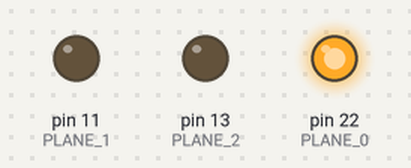
A sketch run on a simulated Arduino Mega 2560, built with avr-gcc and run on an emulated ATmega2560. Shown: output pins drawn as LEDs (lit = HIGH). Pins used as bus, display or sensor lines are not drawn.

Above: at 2.5 s.
At 6.0 s:
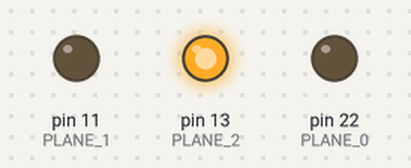
Timing chart, 0 to 11.4 s (numbered marks = the images above):
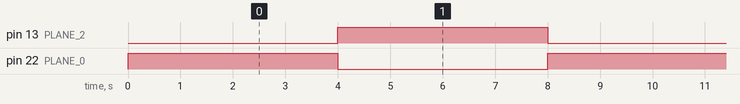

Measured:
- by itself, pin 13 (PLANE_2), pin 22 (PLANE_0): alternates HIGH for 4.0 s and LOW for 4.0 s

The sketch:

ee149_corners.ino
```cpp
#define ECHOPIN 10                            // Pin to receive echo pulse
#define TRIGPIN 9                            // Pin to send trigger pulse

struct linkedList {
  int col;
  struct linkedList *next;
};

/*
 * Column pins
*/
const int COL_0_0 = 12;
const int COL_1_0 = 19;
const int COL_2_0 = 16;
const int COL_0_1 = 21;
const int COL_1_1 = 18;
const int COL_2_1 = 15;
const int COL_0_2 = 20;
const int COL_1_2 = 17;
const int COL_2_2 = 14;
const int COL_INVALID = 99;
/*
 * Plane pins
*/

const int PLANE_0 = 22;
const int PLANE_1 = 11;
const int PLANE_2 = 13;
const int PLANE_INVALID = 99;
/*
 * Number of columns
*/
const int NUM_COLS = 9;
/*
 * Number of planes
*/
const int NUM_PLANES = 3;

/*
 * Currently ON plane
*/
int plane;
/*
 * Currently ON columns
*/
struct linkedList *cols = (struct linkedList*) malloc(sizeof(struct linkedList));

/*
 * Init pins to be outputs
*/
void setupPins() {
  pinMode(COL_0_0, OUTPUT);
  pinMode(COL_0_1, OUTPUT);
  pinMode(COL_0_2, OUTPUT);
  pinMode(COL_1_0, OUTPUT);
  pinMode(COL_1_1, OUTPUT);
  pinMode(COL_1_2, OUTPUT);
  pinMode(COL_2_0, OUTPUT);
  pinMode(COL_2_1, OUTPUT);
  pinMode(COL_2_2, OUTPUT);
  pinMode(PLANE_0, OUTPUT);
  pinMode(PLANE_1, OUTPUT);
  pinMode(PLANE_2, OUTPUT);

}

void setInvalid() {
  plane = PLANE_INVALID;
  cols->col = COL_INVALID;
  cols->next = NULL;
}

/*
 * Initialize to invalid
*/
void setup() {
  setupPins();
  setInvalid();
  // Turn the first corner ones
  plane = PLANE_0;
  cols->col = COL_0_0;
  turnOn();
  delay(1000);
}

void loopPins(int mode) {
  struct linkedList *myCols = cols;
  while(myCols) {
    digitalWrite(myCols->col, mode);
    myCols = myCols->next;
  }
}

void turnOff() {
  loopPins(LOW);
  digitalWrite(plane, LOW);
}

void turnOn() {
  loopPins(HIGH);
  digitalWrite(plane, HIGH);
}

// Alternates between each LED, one at a time
void verifyLeds() {
  turnOff();
  switch(cols->col) {
    case COL_0_0:
      cols->col = COL_1_0;
      break;
    case COL_1_0:
      cols->col = COL_2_0;
      break;
    case COL_2_0:
      cols->col = COL_0_1;
      break;
    case COL_0_1:
      cols->col = COL_1_1;
      break;
    case COL_1_1:
      cols->col = COL_2_1;
      break;
    case COL_2_1:
      cols->col = COL_0_1;
      break;
    case COL_0_2:
      cols->col = COL_1_2;
      break;
    case COL_1_2:
      cols->col = COL_2_2;
      break;
    case COL_2_2:
      cols->col = COL_0_0;
      switch(plane) {
        case PLANE_0:
          plane = PLANE_1;
          break;
        case PLANE_1:
          plane = PLANE_2;
          break;
        case PLANE_2:
          plane = PLANE_0;
          break;
      }
      break;
  }
  turnOn();
}

// Alternates between the bottom corners (one at a time),
// and the top corners.
void alternateCorner() {
  turnOff();
  switch(cols->col) {
    case COL_0_0:
      cols->col = COL_2_0;
      break;
    case COL_2_0:
      cols->col = COL_2_2;
      break;
    case COL_2_2:
      cols->col = COL_0_2;
      break;
    case COL_0_2:
      cols->col = COL_0_0;
      switch (plane) {
        case PLANE_0:
          plane = PLANE_2;
          break;
        case PLANE_2:
          plane = PLANE_0;
          break;
      }
      break;
  }
  turnOn();
}

void loop() {
  alternateCorner();
  //alternateCorner();
  // Wait a second
  delay(1000);
}
```
